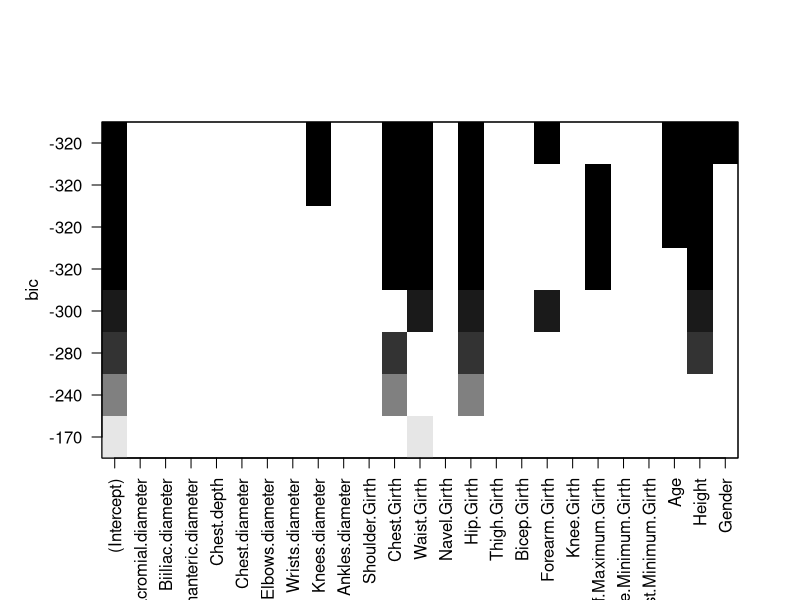
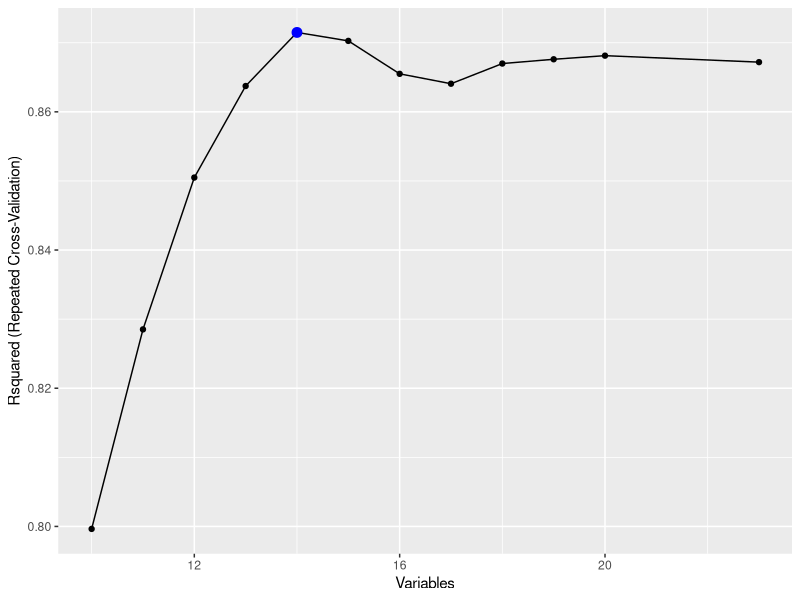
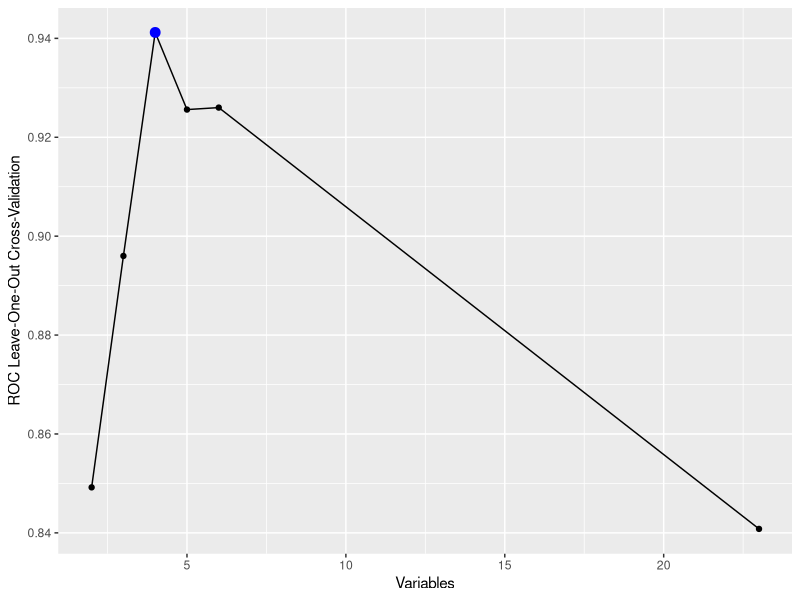

Reproduce these figures in R, in order.
library(tidyverse)
library(caret)
library(pROC)
library(leaps)
library(car)

################################################################################
# 1. Definir la semilla a utilizar, que corresponde a los primeros cinco
#    dígitos del RUN del integrante de mayor edad del equipo.
# 2. Seleccionar una muestra de 100 personas, asegurando que la mitad tenga
#    estado nutricional “sobrepeso” y la otra mitad “no sobrepeso”. 
# 3. Usando las herramientas del paquete leaps, realizar una búsqueda exhaustiva
#    para seleccionar entre dos y ocho predictores que ayuden a estimar la
#    variable Peso (Weight), obviamente sin considerar las nuevas variables IMC
#    ni EN, y luego utilizar las funciones del paquete caret para construir un
#    modelo de regresión lineal múltiple con los predictores escogidos y
#    evaluarlo usando bootstrapping.
# 4. Haciendo un poco de investigación sobre el paquete caret, en particular
#    cómo hacer Recursive Feature Elimination (RFE), construir un modelo de
#    regresión lineal múltiple para predecir la variable IMC que incluya entre
#    10 y 20 predictores, seleccionando el conjunto de variables que maximice R2
#    y que use cinco repeticiones de validación cruzada de cinco pliegues para
#    evitar el sobreajuste (obviamente no se debe considerar las variables Peso,
#    Estatura ni estado nutricional –Weight, Height, EN respectivamente). 
# 5. Usando RFE, construir un modelo de regresión logística múltiple para la
#    variable EN que incluya el conjunto, de entre dos y seis, predictores que
#    entregue la mejor curva ROC y que utilice validación cruzada dejando uno
#    fuera para evitar el sobreajuste (obviamente no se debe considerar las
#    variables Peso, Estatura –Weight y Height respectivamente– ni IMC).
# 6. Pronunciarse sobre la confiabilidad y el poder predictivo de los modelos.
################################################################################

# Fijar carpeta de trabajo.
setwd("C:/Users/Asus/Desktop/IME_PEP3")

# Fijar semilla.
set.seed(1111)

# Cargar datos.
datos <- read.csv2("EP13 Datos.csv")

# Generar nuevas columnas.
datos[["IMC"]] <- datos[["Weight"]] / ((datos[["Height"]] / 100) ** 2)
datos[["EN"]] <- rep("Sobrepeso", length(datos[["IMC"]]))
datos[["EN"]][datos[["IMC"]] < 25] <- "No sobrepeso"
datos[["EN"]] <- factor(datos[["EN"]])

# Seleccionar muestra.
sobrepeso <- datos %>% filter(EN == "Sobrepeso")
sobrepeso <- sample_n(sobrepeso, 50, replace = FALSE)
normal <- datos %>% filter(EN != "Sobrepeso")
normal <- sample_n(normal, 50, replace = FALSE)
muestra <- rbind(sobrepeso, normal)
rm(datos, normal, sobrepeso)



################################################################################
# Regresión lineal múltiple para la variable peso.
################################################################################

# Descartar columnas inútiles
datos.peso <- muestra %>% select(-c(IMC, EN))

# Seleccionar predictores usando el método de todos los subconjuntos.
preliminar <- regsubsets(Weight ~ ., data = datos.peso, nbest = 1, nvmax = 8,
                         method = "exhaustive")

plot(preliminar)

# El modelo con menor BIC con entre 2 y 8 predictores incluye únicamente el
# diámetro del pecho y el diámetro de las caderas.
datos.peso <- datos.peso %>% select(Weight, Chest.Girth, Hip.Girth)

# Ajustar modelo usando bootstrapping con 2999 remuestreos.
modelo.peso <- train(Weight ~ ., data = datos.peso, method = "lm",
                     trControl = trainControl(method = "boot", number = 2999))

print(summary(modelo.peso))

# El modelo obtenido presenta un R^2 ajustado de 0,9203. Esto significa que el
# modelo obtenido explica el 92,03% de la variabilidad de los datos.

# Veamos la calidad predictiva del modelo.
predicciones.peso <- predict(modelo.peso, datos.peso)
error.peso <- datos.peso[["Weight"]] - predicciones.peso
rmse.peso <- sqrt(mean(error.peso ** 2))
cat("RMSE:", rmse.peso, "\n\n")

# La raíz del error cuadrático medio para el modelo es de 4,028. Esto indica que
# los valores predichos se asemejan bastante a los valores observados, por lo
# que el modelo tiene una buena capacidad predictiva.

# Obtener residuos y estadísticas de influencia de los casos.
eval.rlm.peso <- data.frame(predicted.probabilities =
                              fitted(modelo.peso[["finalModel"]]))

eval.rlm.peso[["std.residuals"]] <- rstandard(modelo.peso[["finalModel"]])
eval.rlm.peso[["studentized.residuals"]] <-rstudent(modelo.peso[["finalModel"]])
eval.rlm.peso[["cooks.distance"]] <- cooks.distance(modelo.peso[["finalModel"]])
eval.rlm.peso[["dfbeta"]] <- dfbeta(modelo.peso[["finalModel"]])
eval.rlm.peso[["dffit"]] <- dffits(modelo.peso[["finalModel"]])
eval.rlm.peso[["leverage"]] <- hatvalues(modelo.peso[["finalModel"]])
eval.rlm.peso[["covariance.ratios"]] <- covratio(modelo.peso[["finalModel"]])

cat("Influencia de los casos:\n")

# 95% de los residuos estandarizados deberían estar entre −1.96 y +1.96, y 99%
# entre -2.58 y +2.58.
sospechosos1 <- which(abs(eval.rlm.peso[["std.residuals"]]) > 1.96)
cat("- Residuos estandarizados fuera del 95% esperado: ")
print(sospechosos1)

# Observaciones con distancia de Cook mayor a uno.
sospechosos2 <- which(eval.rlm.peso[["cooks.distance"]] > 1)
cat("- Residuos con distancia de Cook mayor que 1: ")
print(sospechosos2)

# Observaciones con apalancamiento superior al doble del apalancamiento
# promedio: (k + 1)/n.
apalancamiento.promedio <- ncol(datos.peso) / nrow(datos.peso)
sospechosos3 <- which(eval.rlm.peso[["leverage"]] > 2 * apalancamiento.promedio)

cat("- Residuos con apalancamiento fuera de rango (promedio = ",
    apalancamiento.promedio, "): ", sep = "")

print(sospechosos3)

# DFBeta debería ser < 1.
sospechosos4 <- which(apply(eval.rlm.peso[["dfbeta"]] >= 1, 1, any))
names(sospechosos4) <- NULL
cat("- Residuos con DFBeta mayor que 1: ")
print(sospechosos4)

# Finalmente, los casos no deberían desviarse significativamente
# de los límites recomendados para la razón de covarianza:
# CVRi > 1 + [3(k + 1)/n]
# CVRi < 1 – [3(k + 1)/n]
CVRi.lower <- 1 - 3 * apalancamiento.promedio
CVRi.upper <- 1 + 3 * apalancamiento.promedio

sospechosos5 <- which(eval.rlm.peso[["covariance.ratios"]] < CVRi.lower |
                        eval.rlm.peso[["covariance.ratios"]] > CVRi.upper)

cat("- Residuos con razón de covarianza fuera de rango ([", CVRi.lower, ", ",
    CVRi.upper, "]): ", sep = "")

print(sospechosos5)

sospechosos <- c(sospechosos1, sospechosos2, sospechosos3, sospechosos4,
                 sospechosos5)

sospechosos <- sort(unique(sospechosos))
cat("\nResumen de observaciones sospechosas:\n")

print(round(eval.rlm.peso[sospechosos,
                     c("cooks.distance", "leverage", "covariance.ratios")],
            3))

# Si bien hay algunas observaciones que podrían considerarse atípicas, la
# distancia de Cook para todas ellas se aleja bastante de 1, por lo que no
# deberían ser causa de preocupación.

cat("\nIndependencia de los residuos\n")
print(durbinWatsonTest(modelo.peso[["finalModel"]]))

# Puesto que la prueba de Durbin-Watson entrega p = 0,542, podemos concluir que
# los residuos son independientes.

# En consecuencia, podemos concluir que el modelo obtenido es confiable.



################################################################################
# Regresión lineal múltiple para la variable IMC.
################################################################################

# Descartar columnas inútiles
datos.imc <- muestra %>% select(-c(Weight, Height, EN))

# Separar variable de respuesta de los predictores.
IMC <- datos.imc[["IMC"]]
datos.imc[["IMC"]] <- NULL

# Ajustamos el modelo usando R^2 para seleccionar predictores y cinco
# repeticiones de validación cruzada de cinco pliegues.

# Caret implementa la regresión escalonada hacia atrás (bajo el nombre de
# Recursive Feature Elimination) mediante la función rfe().
# Se pueden definir alternativas de control que guíen la búsqueda, incluyendo
# funciones wrapper para el tipo de modelo. El paquete caret proporciona la
# función wrapper lmFuncs para modelos de regresión lineal.

control <- rfeControl(functions = lmFuncs, method="repeatedcv",
                      number=5, repeats=5, verbose = FALSE)

modelo.imc <- rfe(datos.imc, IMC, rfeControl = control, sizes = 10:20,
                  metric = "Rsquared")

print(modelo.imc)
cat("Variables seleccionadas:\n")
print(modelo.imc[["optVariables"]])

# Podemos ver que el modelo considera 14 variables: sexo, grosor del antebrazo,
# diámetro de las rodillas, diámetro de los tobillos, diámetro de las muñecas, 
# diámetro de los codos, diámetro biacromial, grosor mínimo de las muñecas, 
# grosor de los muslos, diámetro bitrocantéreo, grosor de los bíceps, 
# profundidad del pecho grosor de la cintura y grosor mínimo de los tobillos.

# Es posible ver gráficamente cómo varía el valor de R^2 en cada iteración.
print(ggplot(modelo.imc))

# El gráfico muestra que R^2 se maximiza para 14 variables, con un valor de
# 87,15% (con una raíz del error cuadrático medio de 1,422).

# En consecuencia, podemos concluir que el modelo obtenido se ajusta bien a los
# datos.



################################################################################
# Regresión logística múltiple para la variable estado nutricional.
################################################################################

# Descartar columnas inútiles
datos.en <- muestra %>% select(-c(IMC, Weight, Height))

# Separar variable de respuesta de los predictores.
EN <- datos.en[["EN"]]
datos.en[["EN"]] <- NULL


# Ajustamos el modelo usando la curva ROC para seleccionar predictores y
# validación cruzada dejando uno fuera.

# Caret implementa la regresión escalonada hacia atrás (bajo el nombre de
# Recursive Feature Elimination) mediante la función rfe().
# Se pueden definir alternativas de control que guíen la búsqueda, incluyendo
# funciones wrapper para el tipo de modelo. El paquete caret proporciona la
# función wrapper lrFuncs para modelos de regresión logística.
lrFuncs$summary <- twoClassSummary

control.seleccion <- rfeControl(functions = lrFuncs, method = "LOOCV",
                                number = 1, verbose = FALSE)

control.entrenamiento <- trainControl(method = "none", classProbs = TRUE,
                                      summaryFunction = twoClassSummary)

modelo.en <- rfe(datos.en, EN, metric = "ROC", rfeControl = control.seleccion,
                 trControl = control.entrenamiento, sizes = 2:6)

print(modelo.en)

# Podemos ver que el modelo considera 4 variables: diámetro biiliaco, grosor del
# antebrazo, diámetro de los codos y grosor de las caderas.

# Podemos ver gráficamente cómo varía el área bajo la curva ROC en cada
# iteración.
print(ggplot(modelo.en))

# El gráfico muestra que el área bajo la curva ROC se maximiza para 4 variables,
# con un valor de 94,12% (86,0% de sensibilidad y 80,0% de especificidad).

# Evaluar calidad predictiva del modelo.
predicciones <- predict(modelo.en, datos.en)[["pred"]]
cat("Calidad predictiva del modelo\n\n")
print(confusionMatrix(predicciones, EN))

# Podemos ver que el tiene una exactitud de 92,0%, por lo que se ajusta bien a
# los datos.
